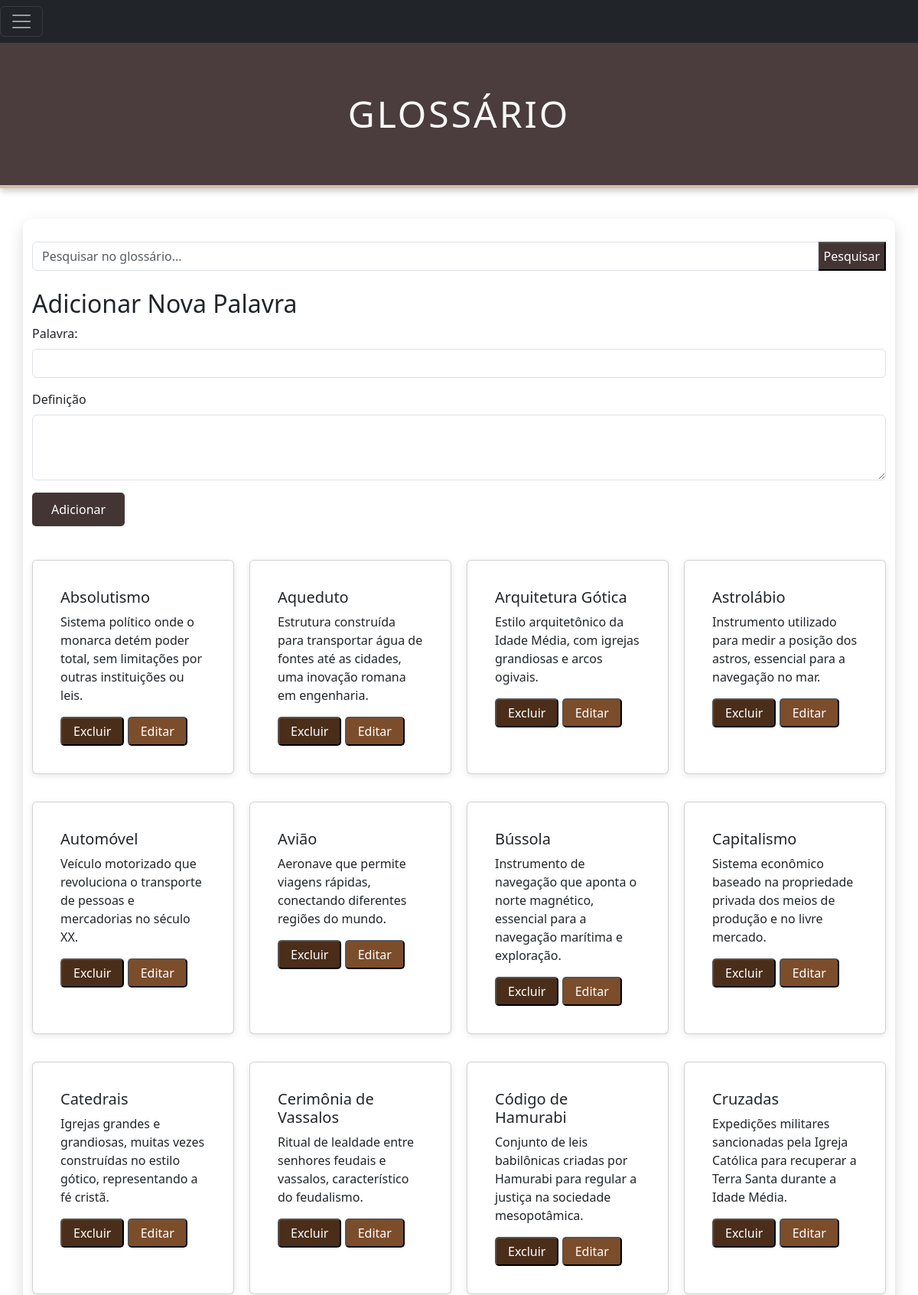
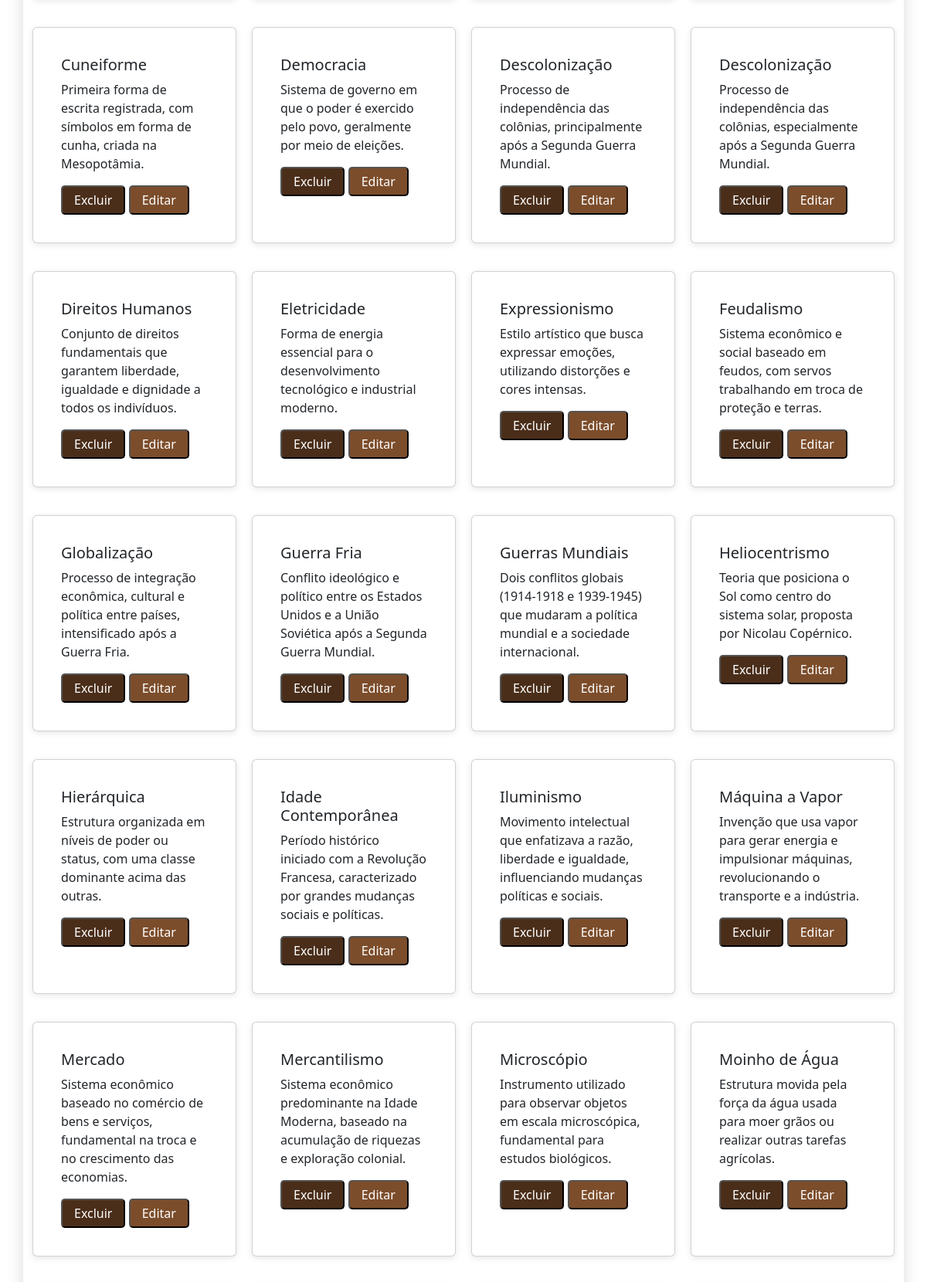
/paginas/glossario.php (signed in, upper part), run on the app's committed database (2 pictures, top to bottom).
### tables this page shows
CREATE TABLE `glossario` (
  `id_palavra` int(11) NOT NULL,
  `titulo` varchar(150) NOT NULL,
  `descricao` varchar(255) NOT NULL
);

### paginas/glossario.php (the view, shortened to what this page needs)
<?php
include '../bd/database.php';
$searchTerm = '';
$sql = "SELECT * FROM glossario";
if (!empty($searchTerm)) {
    $sql .= " WHERE titulo LIKE ?";
    $stmt = $connection->prepare($sql);
    $likeSearchTerm = '%' . $searchTerm . '%';
    $stmt->bind_param('s', $likeSearchTerm);
    $stmt->execute();
    $result = $stmt->get_result();
} else {
    $sql .= " ORDER BY titulo ASC";
    $result = $connection->query($sql);
}
?>
<!DOCTYPE html>
<html lang="en">
<head>
    <link rel="stylesheet" href="../css/glossario.css">
    <link href="https://cdn.jsdelivr.net/npm/bootstrap@5.3.0-alpha1/dist/css/bootstrap.min.css" rel="stylesheet">
</head>
<body>
<div class="pos-f-t">
    <nav class="navbar navbar-dark bg-dark">
        <button class="navbar-toggler" type="button" data-bs-toggle="offcanvas" data-bs-target="#offcanvasNavbar"
                aria-controls="offcanvasNavbar" aria-expanded="false" aria-label="Alterna navegação">
            <span class="navbar-toggler-icon"></span>
        </button>
    </nav>
</div>
<header>
    <h1 class="text-center my-4">Glossário</h1>
</header>
<div class="container">
    <div class="mb-4">
        <form method="post" action="">
            <div class="input-group">
                <input type="text" class="form-control" name="search" placeholder="Pesquisar no glossário..." value="<?= htmlspecialchars($searchTerm) ?>">
                <button type="submit" class="btn_pesq">Pesquisar</button>
            </div>
        </form>
    </div>
    <?php if (isset($_SESSION['tipo_sessao']) && $_SESSION['tipo_sessao'] === 'administrador'): ?>
        <div class="mb-4">
            <h2>Adicionar Nova Palavra</h2>
            <form method="post" action="">
                <div class="mb-3">
                    <label for="term" class="form-label">Palavra:</label>
                    <input type="text" class="form-control" name="term" id="term" required>
                </div>
                <div class="mb-3">
                    <label for="definition" class="form-label">Definição</label>
                    <textarea class="form-control" name="definition" id="definition" rows="3" required></textarea>
                </div>
                <button type="submit" class="btn_add">Adicionar</button>
            </form>
        </div>
    <?php endif; ?>
    <section class="cards-section" id="glossaryCards">
        <?php if ($result && $result->num_rows > 0): ?>
            <?php while ($linha = $result->fetch_assoc()): ?>
                <div class="card mb-3">
                    <div class="card-body">
                        <h5 class="card-title"><?= htmlspecialchars($linha['titulo']) ?></h5>
                        <p class="card-text"><?= htmlspecialchars($linha['descricao']) ?></p>
                        <?php if (isset($_SESSION['tipo_sessao']) && $_SESSION['tipo_sessao'] === 'administrador'): ?>
                            <form method="post" action="" class="d-inline">
                                <button type="submit" class="btn_excluir">Excluir</button>
                            </form>
                            <button class="btn_editar" onclick="fillEditForm(<?= $linha['id_palavra'] ?>, '<?= addslashes($linha['titulo']) ?>', '<?= addslashes($linha['descricao']) ?>')">Editar</button>
                        <?php endif; ?>
                    </div>
                </div>
            <?php endwhile; ?>
        <?php else: ?>
            <p class="text-center">Nenhuma entrada encontrada para o termo pesquisado.</p>
        <?php endif; ?>
    </section>
</div>
</body>
</html>

### bd/database.php (shortened to what this page needs)
<!DOCTYPE html>
<html lang="en">
<head>
</head>
<body>
</body>
</html>

### css/glossario.css (style rules this page uses)
body { font-family: 'Georgia', serif; background-color: #faf3e0; color: #3d3d3d; margin: 0; padding: 0; }
header { background-color: #4b3d3d; color: #f8f8f8; padding: 40px 0; text-align: center; box-shadow: 0px 4px 8px rgba(0, 0, 0, 0.2); border-bottom: 4px solid #d5bca7; }
header h1 { font-size: 48px; margin: 0; text-transform: uppercase; letter-spacing: 3px; }
.container { max-width: 1100px; margin: 40px auto; padding: 30px; background-color: #ffffff; box-shadow: 0px 8px 20px rgba(0, 0, 0, 0.15); border-radius: 12px; }
h2 { color: #4b3d3d; font-size: 28px; margin-bottom: 15px; }
.cards-section { display: grid; grid-template-columns: repeat(4, 1fr); gap: 20px; margin-top: 20px; }
.card { background-color: #f8f8f8; padding: 20px; border-radius: 8px; box-shadow: 0px 2px 8px rgba(0, 0, 0, 0.1); min-height: 150px; }
.btn_add { background-color: #443535; color: #ffffff; padding: 10px 25px; border: none; border-radius: 5px; cursor: pointer; font-size: 16px; transition: background-color 0.3s; margin-bottom: 20px; }
.btn_excluir { background-color: #4a2e1a; color: #ffffff; padding: 5px 15px; border-radius: 5px; }
.btn_editar { background-color: #7c4d2b; color: #ffffff; padding: 5px 15px; border-radius: 5px; }
.btn_pesq { background-color: #443535; color: #ffffff; }

### data on the page
glossario: titulo "Absolutismo", descricao "Sistema político onde o monarca detém poder total, sem limitações por outras instituições ou leis."
glossario: titulo "Aqueduto", descricao "Estrutura construída para transportar água de fontes até as cidades, uma inovação romana em engenharia."
glossario: titulo "Arquitetura Gótica", descricao "Estilo arquitetônico da Idade Média, com igrejas grandiosas e arcos ogivais."
glossario: titulo "Astrolábio", descricao "Instrumento utilizado para medir a posição dos astros, essencial para a navegação no mar."
glossario: titulo "Automóvel", descricao "Veículo motorizado que revoluciona o transporte de pessoas e mercadorias no século XX."
glossario: titulo "Avião", descricao "Aeronave que permite viagens rápidas, conectando diferentes regiões do mundo."
glossario: titulo "Bússola", descricao "Instrumento de navegação que aponta o norte magnético, essencial para a navegação marítima e exploração."
glossario: titulo "Capitalismo", descricao "Sistema econômico baseado na propriedade privada dos meios de produção e no livre mercado."
glossario: titulo "Catedrais", descricao "Igrejas grandes e grandiosas, muitas vezes construídas no estilo gótico, representando a fé cristã."
glossario: titulo "Cerimônia de Vassalos", descricao "Ritual de lealdade entre senhores feudais e vassalos, característico do feudalismo."
glossario: titulo "Código de Hamurabi", descricao "Conjunto de leis babilônicas criadas por Hamurabi para regular a justiça na sociedade mesopotâmica."
glossario: titulo "Cruzadas", descricao "Expedições militares sancionadas pela Igreja Católica para recuperar a Terra Santa durante a Idade Média."
glossario: titulo "Cuneiforme", descricao "Primeira forma de escrita registrada, com símbolos em forma de cunha, criada na Mesopotâmia."
glossario: titulo "Democracia", descricao "Sistema de governo em que o poder é exercido pelo povo, geralmente por meio de eleições."
glossario: titulo "Descolonização", descricao "Processo de independência das colônias, principalmente após a Segunda Guerra Mundial."
glossario: titulo "Descolonização", descricao "Processo de independência das colônias, especialmente após a Segunda Guerra Mundial."
glossario: titulo "Direitos Humanos", descricao "Conjunto de direitos fundamentais que garantem liberdade, igualdade e dignidade a todos os indivíduos."
glossario: titulo "Eletricidade", descricao "Forma de energia essencial para o desenvolvimento tecnológico e industrial moderno."
glossario: titulo "Expressionismo", descricao "Estilo artístico que busca expressar emoções, utilizando distorções e cores intensas."
glossario: titulo "Feudalismo", descricao "Sistema econômico e social baseado em feudos, com servos trabalhando em troca de proteção e terras."
glossario: titulo "Globalização", descricao "Processo de integração econômica, cultural e política entre países, intensificado após a Guerra Fria."
glossario: titulo "Guerra Fria", descricao "Conflito ideológico e político entre os Estados Unidos e a União Soviética após a Segunda Guerra Mundial."
glossario: titulo "Guerras Mundiais", descricao "Dois conflitos globais (1914-1918 e 1939-1945) que mudaram a política mundial e a sociedade internacional."
glossario: titulo "Heliocentrismo", descricao "Teoria que posiciona o Sol como centro do sistema solar, proposta por Nicolau Copérnico."
glossario: titulo "Hierárquica", descricao "Estrutura organizada em níveis de poder ou status, com uma classe dominante acima das outras."
glossario: titulo "Idade Contemporânea", descricao "Período histórico iniciado com a Revolução Francesa, caracterizado por grandes mudanças sociais e políticas."
glossario: titulo "Iluminismo", descricao "Movimento intelectual que enfatizava a razão, liberdade e igualdade, influenciando mudanças políticas e sociais."
glossario: titulo "Máquina a Vapor", descricao "Invenção que usa vapor para gerar energia e impulsionar máquinas, revolucionando o transporte e a indústria."
glossario: titulo "Mercado", descricao "Sistema econômico baseado no comércio de bens e serviços, fundamental na troca e no crescimento das economias."
glossario: titulo "Mercantilismo", descricao "Sistema econômico predominante na Idade Moderna, baseado na acumulação de riquezas e exploração colonial."
glossario: titulo "Microscópio", descricao "Instrumento utilizado para observar objetos em escala microscópica, fundamental para estudos biológicos."
glossario: titulo "Moinho de Água", descricao "Estrutura movida pela força da água usada para moer grãos ou realizar outras tarefas agrícolas."
